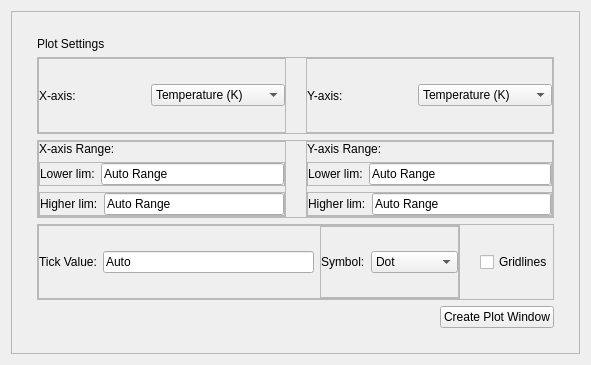
<?xml version="1.0" encoding="UTF-8"?>
<ui version="4.0">
 <class>Form</class>
 <widget class="QWidget" name="Form">
  <property name="geometry">
   <rect>
    <x>0</x>
    <y>0</y>
    <width>591</width>
    <height>365</height>
   </rect>
  </property>
  <property name="sizePolicy">
   <sizepolicy hsizetype="Maximum" vsizetype="Preferred">
    <horstretch>0</horstretch>
    <verstretch>0</verstretch>
   </sizepolicy>
  </property>
  <property name="windowTitle">
   <string>Form</string>
  </property>
  <layout class="QHBoxLayout" name="horizontalLayout_11">
   <item>
    <widget class="QFrame" name="frame_13">
     <property name="layoutDirection">
      <enum>Qt::LeftToRight</enum>
     </property>
     <property name="frameShape">
      <enum>QFrame::StyledPanel</enum>
     </property>
     <property name="frameShadow">
      <enum>QFrame::Raised</enum>
     </property>
     <layout class="QVBoxLayout" name="verticalLayout_3">
      <property name="leftMargin">
       <number>25</number>
      </property>
      <property name="topMargin">
       <number>25</number>
      </property>
      <property name="rightMargin">
       <number>25</number>
      </property>
      <property name="bottomMargin">
       <number>25</number>
      </property>
      <item>
       <widget class="QLabel" name="label">
        <property name="sizePolicy">
         <sizepolicy hsizetype="Preferred" vsizetype="Maximum">
          <horstretch>0</horstretch>
          <verstretch>0</verstretch>
         </sizepolicy>
        </property>
        <property name="text">
         <string>Plot Settings</string>
        </property>
       </widget>
      </item>
      <item>
       <widget class="QFrame" name="frame_10">
        <property name="frameShape">
         <enum>QFrame::StyledPanel</enum>
        </property>
        <property name="frameShadow">
         <enum>QFrame::Raised</enum>
        </property>
        <layout class="QHBoxLayout" name="horizontalLayout_8">
         <property name="spacing">
          <number>20</number>
         </property>
         <property name="leftMargin">
          <number>0</number>
         </property>
         <property name="topMargin">
          <number>0</number>
         </property>
         <property name="rightMargin">
          <number>0</number>
         </property>
         <property name="bottomMargin">
          <number>0</number>
         </property>
         <item>
          <widget class="QFrame" name="frame">
           <property name="frameShape">
            <enum>QFrame::StyledPanel</enum>
           </property>
           <property name="frameShadow">
            <enum>QFrame::Raised</enum>
           </property>
           <layout class="QHBoxLayout" name="horizontalLayout">
            <property name="leftMargin">
             <number>0</number>
            </property>
            <property name="topMargin">
             <number>0</number>
            </property>
            <property name="rightMargin">
             <number>0</number>
            </property>
            <property name="bottomMargin">
             <number>0</number>
            </property>
            <item>
             <widget class="QLabel" name="label_2">
              <property name="text">
               <string>X-axis:</string>
              </property>
             </widget>
            </item>
            <item>
             <widget class="QComboBox" name="xAxisUnitComboBox">
              <property name="sizePolicy">
               <sizepolicy hsizetype="Preferred" vsizetype="Fixed">
                <horstretch>0</horstretch>
                <verstretch>0</verstretch>
               </sizepolicy>
              </property>
              <item>
               <property name="text">
                <string>Temperature (K)</string>
               </property>
              </item>
              <item>
               <property name="text">
                <string>Resistance (Ohms)</string>
               </property>
              </item>
              <item>
               <property name="text">
                <string>LockIn (manual)</string>
               </property>
              </item>
              <item>
               <property name="text">
                <string>LockIn2 (manual)</string>
               </property>
              </item>
              <item>
               <property name="text">
                <string>Field (T)</string>
               </property>
              </item>
              <item>
               <property name="text">
                <string>Current (A)</string>
               </property>
              </item>
              <item>
               <property name="text">
                <string>Time (s)</string>
               </property>
              </item>
             </widget>
            </item>
           </layout>
          </widget>
         </item>
         <item>
          <widget class="QFrame" name="frame_2">
           <property name="frameShape">
            <enum>QFrame::StyledPanel</enum>
           </property>
           <property name="frameShadow">
            <enum>QFrame::Raised</enum>
           </property>
           <layout class="QHBoxLayout" name="horizontalLayout_2">
            <property name="leftMargin">
             <number>0</number>
            </property>
            <property name="topMargin">
             <number>0</number>
            </property>
            <property name="rightMargin">
             <number>0</number>
            </property>
            <property name="bottomMargin">
             <number>0</number>
            </property>
            <item>
             <widget class="QLabel" name="label_3">
              <property name="text">
               <string>Y-axis:</string>
              </property>
             </widget>
            </item>
            <item>
             <widget class="QComboBox" name="yAxisUnitComboBox">
              <item>
               <property name="text">
                <string>Temperature (K)</string>
               </property>
              </item>
              <item>
               <property name="text">
                <string>Resistance (Ohms)</string>
               </property>
              </item>
              <item>
               <property name="text">
                <string>LockIn (manual)</string>
               </property>
              </item>
              <item>
               <property name="text">
                <string>Lockin2 (manual)</string>
               </property>
              </item>
              <item>
               <property name="text">
                <string>Field (T)</string>
               </property>
              </item>
              <item>
               <property name="text">
                <string>Current (A)</string>
               </property>
              </item>
              <item>
               <property name="text">
                <string>Time (s)</string>
               </property>
              </item>
             </widget>
            </item>
           </layout>
          </widget>
         </item>
        </layout>
       </widget>
      </item>
      <item>
       <widget class="QFrame" name="frame_11">
        <property name="frameShape">
         <enum>QFrame::StyledPanel</enum>
        </property>
        <property name="frameShadow">
         <enum>QFrame::Raised</enum>
        </property>
        <layout class="QHBoxLayout" name="horizontalLayout_9">
         <property name="spacing">
          <number>20</number>
         </property>
         <property name="leftMargin">
          <number>0</number>
         </property>
         <property name="topMargin">
          <number>0</number>
         </property>
         <property name="rightMargin">
          <number>0</number>
         </property>
         <property name="bottomMargin">
          <number>0</number>
         </property>
         <item>
          <widget class="QFrame" name="frame_5">
           <property name="frameShape">
            <enum>QFrame::StyledPanel</enum>
           </property>
           <property name="frameShadow">
            <enum>QFrame::Raised</enum>
           </property>
           <layout class="QVBoxLayout" name="verticalLayout">
            <property name="leftMargin">
             <number>0</number>
            </property>
            <property name="topMargin">
             <number>0</number>
            </property>
            <property name="rightMargin">
             <number>0</number>
            </property>
            <property name="bottomMargin">
             <number>0</number>
            </property>
            <item>
             <widget class="QLabel" name="label_5">
              <property name="text">
               <string>X-axis Range:</string>
              </property>
             </widget>
            </item>
            <item>
             <widget class="QFrame" name="frame_3">
              <property name="frameShape">
               <enum>QFrame::StyledPanel</enum>
              </property>
              <property name="frameShadow">
               <enum>QFrame::Raised</enum>
              </property>
              <layout class="QHBoxLayout" name="horizontalLayout_3">
               <property name="leftMargin">
                <number>0</number>
               </property>
               <property name="topMargin">
                <number>0</number>
               </property>
               <property name="rightMargin">
                <number>0</number>
               </property>
               <property name="bottomMargin">
                <number>0</number>
               </property>
               <item>
                <widget class="QLabel" name="label_7">
                 <property name="text">
                  <string>Lower lim:</string>
                 </property>
                </widget>
               </item>
               <item>
                <widget class="QLineEdit" name="xAxisLoLimLineEdit">
                 <property name="text">
                  <string>Auto Range</string>
                 </property>
                </widget>
               </item>
              </layout>
             </widget>
            </item>
            <item>
             <widget class="QFrame" name="frame_4">
              <property name="frameShape">
               <enum>QFrame::StyledPanel</enum>
              </property>
              <property name="frameShadow">
               <enum>QFrame::Raised</enum>
              </property>
              <layout class="QHBoxLayout" name="horizontalLayout_4">
               <property name="leftMargin">
                <number>0</number>
               </property>
               <property name="topMargin">
                <number>0</number>
               </property>
               <property name="rightMargin">
                <number>0</number>
               </property>
               <property name="bottomMargin">
                <number>0</number>
               </property>
               <item>
                <widget class="QLabel" name="label_9">
                 <property name="text">
                  <string>Higher lim:</string>
                 </property>
                </widget>
               </item>
               <item>
                <widget class="QLineEdit" name="xAxisHiLimLineEdit">
                 <property name="text">
                  <string>Auto Range</string>
                 </property>
                </widget>
               </item>
              </layout>
             </widget>
            </item>
           </layout>
          </widget>
         </item>
         <item>
          <widget class="QFrame" name="frame_6">
           <property name="frameShape">
            <enum>QFrame::StyledPanel</enum>
           </property>
           <property name="frameShadow">
            <enum>QFrame::Raised</enum>
           </property>
           <layout class="QVBoxLayout" name="verticalLayout_2">
            <property name="leftMargin">
             <number>0</number>
            </property>
            <property name="topMargin">
             <number>0</number>
            </property>
            <property name="rightMargin">
             <number>0</number>
            </property>
            <property name="bottomMargin">
             <number>0</number>
            </property>
            <item>
             <widget class="QLabel" name="label_6">
              <property name="text">
               <string>Y-axis Range:</string>
              </property>
             </widget>
            </item>
            <item>
             <widget class="QFrame" name="frame_7">
              <property name="frameShape">
               <enum>QFrame::StyledPanel</enum>
              </property>
              <property name="frameShadow">
               <enum>QFrame::Raised</enum>
              </property>
              <layout class="QHBoxLayout" name="horizontalLayout_5">
               <property name="leftMargin">
                <number>0</number>
               </property>
               <property name="topMargin">
                <number>0</number>
               </property>
               <property name="rightMargin">
                <number>0</number>
               </property>
               <property name="bottomMargin">
                <number>0</number>
               </property>
               <item>
                <widget class="QLabel" name="label_10">
                 <property name="text">
                  <string>Lower lim:</string>
                 </property>
                </widget>
               </item>
               <item>
                <widget class="QLineEdit" name="yAxisLoLimLineEdit">
                 <property name="text">
                  <string>Auto Range</string>
                 </property>
                </widget>
               </item>
              </layout>
             </widget>
            </item>
            <item>
             <widget class="QFrame" name="frame_8">
              <property name="frameShape">
               <enum>QFrame::StyledPanel</enum>
              </property>
              <property name="frameShadow">
               <enum>QFrame::Raised</enum>
              </property>
              <layout class="QHBoxLayout" name="horizontalLayout_6">
               <property name="leftMargin">
                <number>0</number>
               </property>
               <property name="topMargin">
                <number>0</number>
               </property>
               <property name="rightMargin">
                <number>0</number>
               </property>
               <property name="bottomMargin">
                <number>0</number>
               </property>
               <item>
                <widget class="QLabel" name="label_11">
                 <property name="text">
                  <string>Higher lim:</string>
                 </property>
                </widget>
               </item>
               <item>
                <widget class="QLineEdit" name="yAxisHiLimLineEdit">
                 <property name="text">
                  <string>Auto Range</string>
                 </property>
                </widget>
               </item>
              </layout>
             </widget>
            </item>
           </layout>
          </widget>
         </item>
        </layout>
       </widget>
      </item>
      <item>
       <widget class="QFrame" name="frame_12">
        <property name="frameShape">
         <enum>QFrame::StyledPanel</enum>
        </property>
        <property name="frameShadow">
         <enum>QFrame::Raised</enum>
        </property>
        <layout class="QHBoxLayout" name="horizontalLayout_10">
         <property name="spacing">
          <number>20</number>
         </property>
         <property name="leftMargin">
          <number>0</number>
         </property>
         <property name="topMargin">
          <number>0</number>
         </property>
         <property name="rightMargin">
          <number>0</number>
         </property>
         <property name="bottomMargin">
          <number>0</number>
         </property>
         <item>
          <widget class="QFrame" name="frame_9">
           <property name="frameShape">
            <enum>QFrame::StyledPanel</enum>
           </property>
           <property name="frameShadow">
            <enum>QFrame::Raised</enum>
           </property>
           <layout class="QHBoxLayout" name="horizontalLayout_7">
            <property name="leftMargin">
             <number>0</number>
            </property>
            <property name="topMargin">
             <number>0</number>
            </property>
            <property name="rightMargin">
             <number>0</number>
            </property>
            <property name="bottomMargin">
             <number>0</number>
            </property>
            <item>
             <widget class="QLabel" name="label_8">
              <property name="text">
               <string>Tick Value:</string>
              </property>
             </widget>
            </item>
            <item>
             <widget class="QLineEdit" name="TicValLineEdit">
              <property name="text">
               <string>Auto</string>
              </property>
             </widget>
            </item>
            <item>
             <widget class="QFrame" name="frame_15">
              <property name="frameShape">
               <enum>QFrame::StyledPanel</enum>
              </property>
              <property name="frameShadow">
               <enum>QFrame::Raised</enum>
              </property>
              <layout class="QHBoxLayout" name="horizontalLayout_12">
               <property name="leftMargin">
                <number>0</number>
               </property>
               <property name="topMargin">
                <number>0</number>
               </property>
               <property name="rightMargin">
                <number>0</number>
               </property>
               <property name="bottomMargin">
                <number>0</number>
               </property>
               <item>
                <widget class="QLabel" name="label_4">
                 <property name="text">
                  <string>Symbol:</string>
                 </property>
                </widget>
               </item>
               <item>
                <widget class="QComboBox" name="symbolComboBox">
                 <item>
                  <property name="text">
                   <string>Dot</string>
                  </property>
                 </item>
                 <item>
                  <property name="text">
                   <string>Line</string>
                  </property>
                 </item>
                 <item>
                  <property name="text">
                   <string>Dot &amp; Line</string>
                  </property>
                 </item>
                </widget>
               </item>
              </layout>
             </widget>
            </item>
           </layout>
          </widget>
         </item>
         <item>
          <widget class="QCheckBox" name="gridLineCheckBox">
           <property name="text">
            <string>Gridlines</string>
           </property>
          </widget>
         </item>
        </layout>
       </widget>
      </item>
      <item alignment="Qt::AlignRight">
       <widget class="QPushButton" name="CreatePlotPushButton">
        <property name="sizePolicy">
         <sizepolicy hsizetype="Minimum" vsizetype="Fixed">
          <horstretch>0</horstretch>
          <verstretch>0</verstretch>
         </sizepolicy>
        </property>
        <property name="maximumSize">
         <size>
          <width>200</width>
          <height>16777215</height>
         </size>
        </property>
        <property name="layoutDirection">
         <enum>Qt::LeftToRight</enum>
        </property>
        <property name="text">
         <string>Create Plot Window</string>
        </property>
       </widget>
      </item>
     </layout>
    </widget>
   </item>
  </layout>
 </widget>
 <resources/>
 <connections/>
</ui>
